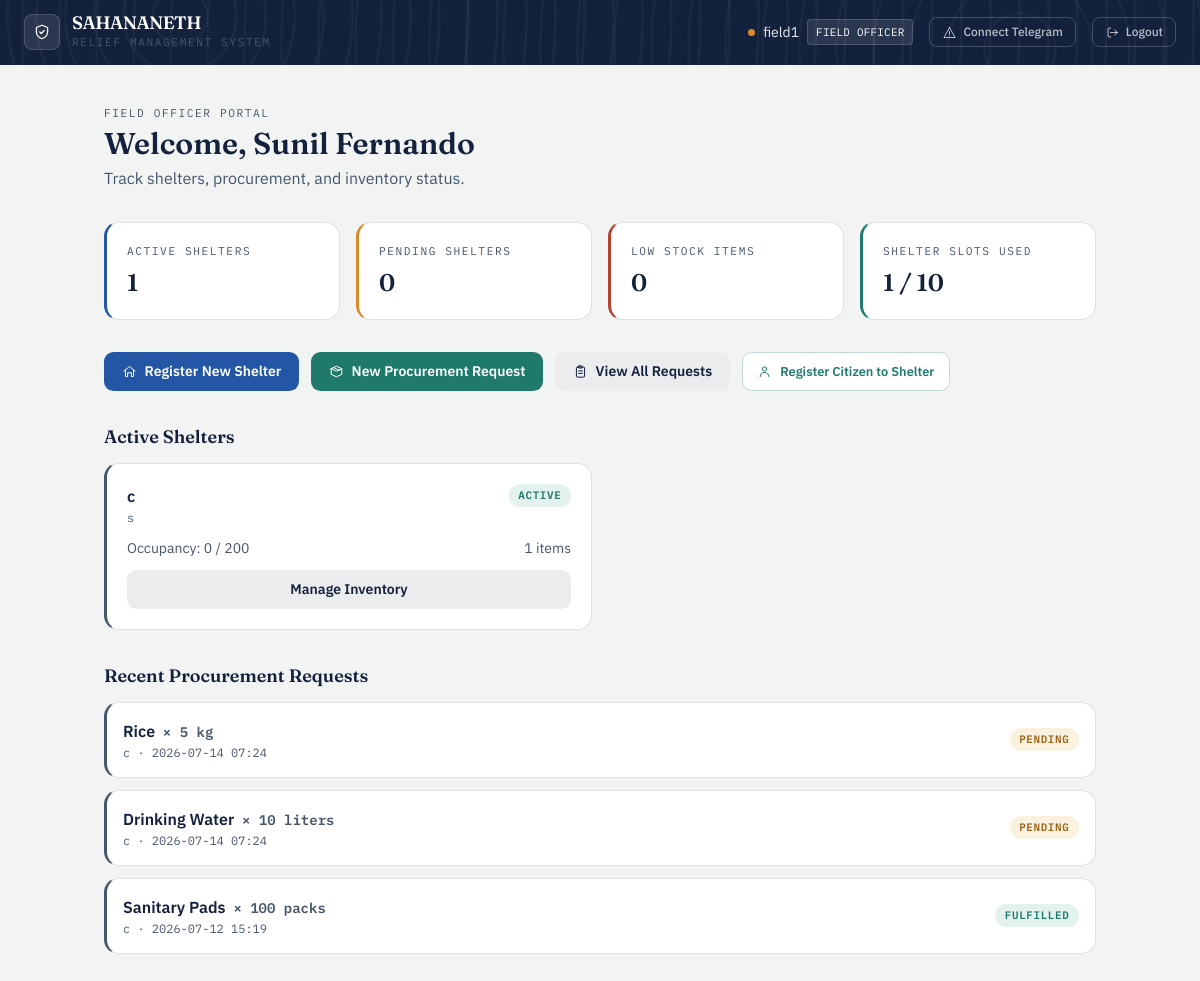
Before: /field/dashboard (signed in) with the older database file.
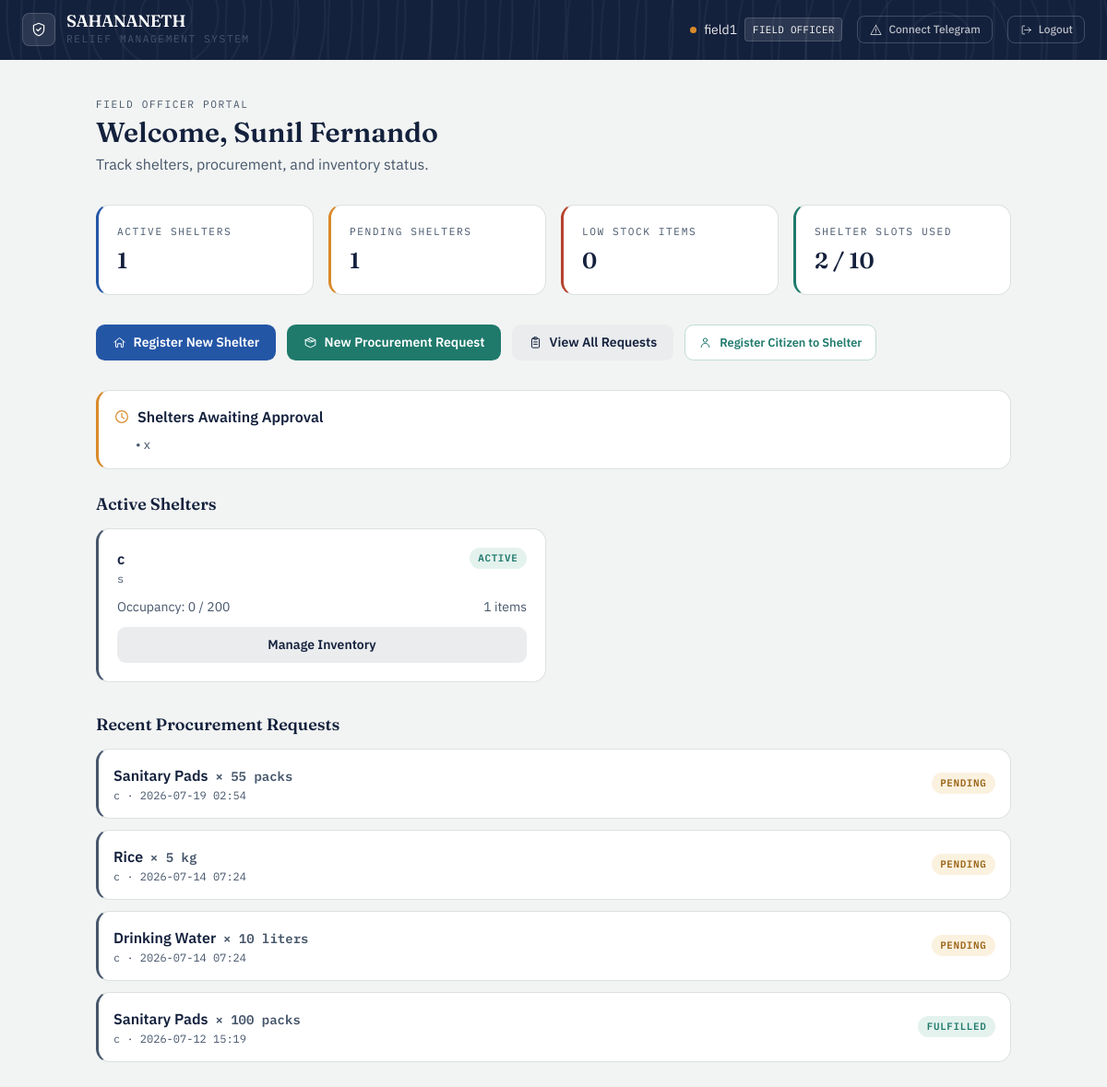
After: the same page with the newer database file.
### app/models/user.py (models this page shows, shortened)
class User(UserMixin, db.Model):
    __tablename__ = 'users'
    id = db.Column(db.Integer, primary_key=True)
    username = db.Column(db.String(80), unique=True, nullable=False)
    full_name = db.Column(db.String(150), nullable=True)
    password_hash = db.Column(db.String(256), nullable=False)
    role_level = db.Column(
    db.Enum('super_admin', 'gov_officer', 'field_officer',
            'warehouse_manager', 'citizen',
            name='user_role_enum'),
    nullable=False
)
    status = db.Column(
        db.Enum('pending', 'active', 'needs_verification', 'verified', 'rejected',name='user_status_enum'),
        default='pending',
        nullable=False
    )
    assigned_node_id = db.Column(db.Integer, nullable=True)
    created_at = db.Column(db.DateTime, default=datetime.utcnow)
    telegram_chat_id = db.Column(db.String(64), unique=True, nullable=True)
    telegram_linked_at = db.Column(db.DateTime, nullable=True)
    notify_opt_in = db.Column(db.Boolean, default=True, nullable=False)
    country = db.Column(db.String(100), nullable=True)
    region = db.Column(db.String(100), nullable=True)   # state / province / district
    city = db.Column(db.String(100), nullable=True)
    @property
    def telegram_linked(self):
        return self.telegram_chat_id is not None

### app/models/shelter.py (models this page shows, shortened)
class Shelter(db.Model):
    __tablename__ = 'shelters'
    id = db.Column(db.Integer, primary_key=True)
    shelter_name = db.Column(db.String(150), nullable=False)
    latitude = db.Column(db.Float, nullable=True)
    longitude = db.Column(db.Float, nullable=True)
    maximum_capacity = db.Column(db.Integer, nullable=False)
    current_occupancy_count = db.Column(db.Integer, default=0)
    address = db.Column(db.String(255), nullable=True)
    country = db.Column(db.String(100), nullable=True)
    region = db.Column(db.String(100), nullable=True)   # state / province / district
    city = db.Column(db.String(100), nullable=True)
    status = db.Column(
    db.Enum('pending_approval', 'active', 'inactive',
            name='shelter_status_enum'),
    default='pending_approval',
    nullable=False
)
    created_by_id = db.Column(db.Integer, db.ForeignKey('users.id'), nullable=False)
    approved_by_id = db.Column(db.Integer, db.ForeignKey('users.id'), nullable=True)
    created_at = db.Column(db.DateTime, default=datetime.utcnow)
    created_by = db.relationship('User', foreign_keys=[created_by_id], backref='created_shelters')
    approved_by = db.relationship('User', foreign_keys=[approved_by_id], backref='approved_shelters')
    inventory_items = db.relationship('ShelterInventory', backref='shelter', cascade='all, delete-orphan')

### app/models/procurement.py (models this page shows, shortened)
class ProcurementRequest(db.Model):
    __tablename__ = 'procurement_requests'
    id = db.Column(db.Integer, primary_key=True)
    origin_shelter_id = db.Column(db.Integer, db.ForeignKey('shelters.id'), nullable=False)
    requested_by_id = db.Column(db.Integer, db.ForeignKey('users.id'), nullable=False)
    requested_sku = db.Column(db.String(100), nullable=False)
    quantity_needed = db.Column(db.Integer, nullable=False)
    metric_unit = db.Column(db.String(30), nullable=False)
    notes = db.Column(db.String(255), nullable=True)
    status_state = db.Column(
    db.Enum('pending', 'approved', 'dispatched', 'fulfilled', 'rejected',
            name='procurement_status_enum'),
    default='pending'
)
    received_quantity = db.Column(db.Integer, nullable=True)
    fulfilled_warehouse_id = db.Column(db.Integer, db.ForeignKey('warehouses.id'), nullable=True)
    created_at = db.Column(db.DateTime, default=datetime.utcnow)
    updated_at = db.Column(db.DateTime, default=datetime.utcnow, onupdate=datetime.utcnow)
    shelter = db.relationship('Shelter', backref='procurement_requests')
    requested_by = db.relationship('User', backref='procurement_requests')
    fulfilled_warehouse = db.relationship('Warehouse', backref='fulfilled_requests')

### app/routes/field_officer.py (the view)
@field_bp.route('/dashboard')
@login_required
@role_required('field_officer')
@active_required
def dashboard():
    my_shelters = Shelter.query.filter(
        Shelter.created_by_id == current_user.id,
        Shelter.status == 'active'
    ).all()
    pending_shelters = Shelter.query.filter_by(
        created_by_id=current_user.id,
        status='pending_approval'
    ).all()
    all_requests = []
    low_stock_items = []
    for shelter in my_shelters:
        all_requests += ProcurementRequest.query.filter_by(
            origin_shelter_id=shelter.id
        ).order_by(ProcurementRequest.created_at.desc()).limit(5).all()
        low_stock_items += [item for item in shelter.inventory_items if item.is_low]
    shelter_count = Shelter.query.filter(
        Shelter.created_by_id == current_user.id,
        Shelter.status.in_(['active', 'pending_approval'])
    ).count()
    return render_template('field_officer/dashboard.html',
                           my_shelters=my_shelters,
                           pending_shelters=pending_shelters,
                           my_requests=all_requests,
                           low_stock_items=low_stock_items,
                           shelter_count=shelter_count)

### app/models/shelter.py (called while the page is built)
    @property
    def is_low(self):
        return self.quantity <= self.threshold

### app/models/user.py (called while the page is built)
@login_manager.user_loader
def load_user(user_id):
    return User.query.get(int(user_id))

### app/utils.py (called while the page is built)
def role_required(*roles):
    def decorator(f):
        @wraps(f)
        def decorated_function(*args, **kwargs):
            if not current_user.is_authenticated:
                abort(401)
            if current_user.role_level not in roles:
                abort(403)
            return f(*args, **kwargs)
        return decorated_function
    return decorator

def active_required(f):
    @wraps(f)
    def decorated_function(*args, **kwargs):
        if not current_user.is_authenticated:
            abort(401)
        if current_user.status == 'pending':
            flash('Your account is pending approval. Please wait.', 'warning')
            return redirect(url_for('auth.pending'))
        if current_user.status == 'rejected':
            flash('Your account has been rejected. Contact admin.', 'danger')
            return redirect(url_for('auth.login'))
        return f(*args, **kwargs)
    return decorated_function

### app/templates/field_officer/dashboard.html (shortened to what this page needs)
{% extends "base.html" %}
{% block content %}
<div class="mx-auto mt-10 max-w-5xl px-4 pb-16">
    <div class="eyebrow">Field Officer Portal</div>
    <h1 class="mt-1 font-display text-3xl font-semibold text-ink">
        Welcome, {{ current_user.full_name or current_user.username }}
    </h1>
    <p class="mb-8 mt-1 text-slate">Track shelters, procurement, and inventory status.</p>
    <div class="mb-8 grid grid-cols-1 gap-4 md:grid-cols-4">
        <div class="ledger-card tone-civic p-5">
            <p class="eyebrow">Active Shelters</p>
            <p class="mt-2 font-display text-2xl font-semibold text-ink">{{ my_shelters|length }}</p>
        </div>
        <div class="ledger-card tone-amber p-5">
            <p class="eyebrow">Pending Shelters</p>
            <p class="mt-2 font-display text-2xl font-semibold text-ink">{{ pending_shelters|length }}</p>
        </div>
        <div class="ledger-card tone-rust p-5">
            <p class="eyebrow">Low Stock Items</p>
            <p class="mt-2 font-display text-2xl font-semibold text-ink">{{ low_stock_items|length }}</p>
        </div>
        <div class="ledger-card tone-relief p-5">
            <p class="eyebrow">Shelter Slots Used</p>
            <p class="mt-2 font-display text-2xl font-semibold text-ink">{{ shelter_count }} / 10</p>
        </div>
    </div>
    <div class="mb-8 flex flex-wrap gap-3">
        {% if shelter_count < 10 %}
        <a href="/field/shelter/create" class="btn-primary inline-flex items-center gap-2">
            <svg class="icon" style="width:15px;height:15px"><use href="#icon-home"/></svg>
            Register New Shelter
        </a>
        {% else %}
        <span class="rounded-lg border border-line bg-paper px-5 py-2.5 text-sm font-medium text-slate">
            Max 10 Shelters Reached
        </span>
        {% endif %}
        <a href="/field/procurement/create" class="btn-secondary inline-flex items-center gap-2">
            <svg class="icon" style="width:15px;height:15px"><use href="#icon-package"/></svg>
            New Procurement Request
        </a>
        <a href="/field/procurement/list" class="btn-ghost inline-flex items-center gap-2">
            <svg class="icon" style="width:15px;height:15px"><use href="#icon-clipboard"/></svg>
            View All Requests
        </a>
        <a href="/field/citizens/register" class="btn-approve inline-flex items-center gap-2">
            <svg class="icon" style="width:15px;height:15px"><use href="#icon-user"/></svg>
            Register Citizen to Shelter
        </a>
    </div>
    {% if pending_shelters %}
    <div class="ledger-card tone-amber p-4 mb-6">
        <p class="mb-2 flex items-center gap-2 font-semibold text-ink">
            <svg class="icon text-amber"><use href="#icon-clock"/></svg>
            Shelters Awaiting Approval
        </p>
        {% for s in pending_shelters %}
        <p class="pl-6 text-sm text-slate">• {{ s.shelter_name }}</p>
        {% endfor %}
    </div>
    {% endif %}
    <h2 class="mb-3 font-display text-lg font-semibold text-ink">Active Shelters</h2>
    {% if my_shelters %}
    <div class="mb-8 grid grid-cols-1 gap-4 md:grid-cols-2">
        {% for shelter in my_shelters %}
        <div class="ledger-card tone-slate p-5">
            <div class="mb-3 flex items-start justify-between gap-3">
                <div>
                    <p class="font-semibold text-ink">{{ shelter.shelter_name }}</p>
                    <p class="mt-0.5 text-xs font-mono text-slate">{{ shelter.address or 'No address' }}</p>
                </div>
                <span class="status-pill status-approved">Active</span>
            </div>
            <div class="mb-3 flex justify-between text-sm text-slate">
                <span>Occupancy: {{ shelter.current_occupancy_count }} / {{ shelter.maximum_capacity }}</span>
                <span>{{ shelter.inventory_items|length }} items</span>
            </div>
            <a href="/field/shelter/{{ shelter.id }}/inventory"
                class="btn-ghost block text-center">
                Manage Inventory
            </a>
        </div>
        {% endfor %}
    </div>
    {% else %}
    <div class="ledger-card tone-relief p-6 text-center text-slate mb-8">
        No active shelters yet. Register your first shelter above.
    </div>
    {% endif %}
    <h2 class="mb-3 font-display text-lg font-semibold text-ink">Recent Procurement Requests</h2>
    {% if my_requests %}
    <div class="space-y-3">
        {% for req in my_requests %}
        <div class="ledger-card tone-slate p-4 flex flex-wrap items-center justify-between gap-3">
            <div>
                <p class="font-semibold text-ink">
                    {{ req.requested_sku }}
                    <span class="ml-1 font-mono text-sm text-slate">
                        × {{ req.quantity_needed }} {{ req.metric_unit }}
                    </span>
                </p>
                <p class="mt-0.5 text-xs font-mono text-slate">
                    {{ req.shelter.shelter_name }} ·
                    {{ req.created_at.strftime('%Y-%m-%d %H:%M') }}
                </p>
            </div>
            <span class="status-pill {% if req.status_state == 'pending' %}status-pending{% elif req.status_state == 'approved' %}status-approved{% elif req.status_state == 'fulfilled' %}status-fulfilled{% else %}status-rejected{% endif %}">
                {{ req.status_state.title() }}
            </span>
        </div>
        {% endfor %}
    </div>
    {% else %}
    <div class="ledger-card tone-relief p-6 text-center text-slate">
        No procurement requests yet.
    </div>
    {% endif %}
</div>
{% endblock %}

### app/templates/base.html (shortened to what this page needs)
<!DOCTYPE html>
<html lang="en">
<head>
    <link rel="stylesheet" href="{{ url_for('static', filename='css/tailwind.css') }}">
</head>
<body class="min-h-screen text-ink">
{% if current_user.is_authenticated %}
<nav class="contour-bg text-white px-6 py-3.5 flex justify-between items-center">
    <div class="flex items-center gap-3">
        <div class="w-9 h-9 rounded-lg bg-white/10 border border-white/15 flex items-center justify-center">
            <svg class="icon text-white"><use href="#icon-shield"/></svg>
        </div>
        <div>
            <div class="font-display font-semibold text-lg leading-none tracking-tight">SAHANANETH</div>
            <div class="eyebrow text-white/50 mt-0.5">Relief Management System</div>
        </div>
    </div>
    <div class="flex gap-4 items-center text-sm">
        <div class="flex items-center gap-2">
            <span class="badge-dot bg-amber"></span>
            <span class="text-white/90">{{ current_user.username }}</span>
            <span class="font-mono text-[0.68rem] tracking-wide uppercase bg-white/10 border border-white/15 px-2 py-0.5 rounded">
                {{ current_user.role_level.replace('_', ' ').title() }}
            </span>
        </div>
        <a href="/auth/telegram/connect" class="flex items-center gap-1.5 text-white/70 hover:text-white border border-white/20 hover:border-white/40 px-3 py-1.5 rounded-lg transition">
            <svg class="icon" style="width:15px;height:15px"><use href="#icon-alert"/></svg>
            <span class="text-xs font-medium">{{ 'Telegram connected' if current_user.telegram_linked else 'Connect Telegram' }}</span>
        </a>
        <a href="/auth/logout" class="flex items-center gap-1.5 text-white/70 hover:text-white border border-white/20 hover:border-white/40 px-3 py-1.5 rounded-lg transition">
            <svg class="icon" style="width:15px;height:15px"><use href="#icon-logout"/></svg>
            <span class="text-xs font-medium">Logout</span>
        </a>
    </div>
</nav>
{% endif %}
<main class="{% block main_class %}{% endblock %}">
    {% block content %}{% endblock %}
</main>
</body>
</html>

Changed rows visible on the page:
added Shelter: shelter_name "x", shown under "Welcome, Sunil Fernando"
added ProcurementRequest: requested_sku "Sanitary Pads", quantity_needed "55", metric_unit "packs", shelter.shelter_name "c", created_at "2026-07-19 02:54", status_state "PENDING"
Other visible differences:
{{ pending_shelters|length }}: "0" → "1"
{{ shelter_count }}: "1" → "2"
text now shown: "Shelters Awaiting Approval"
